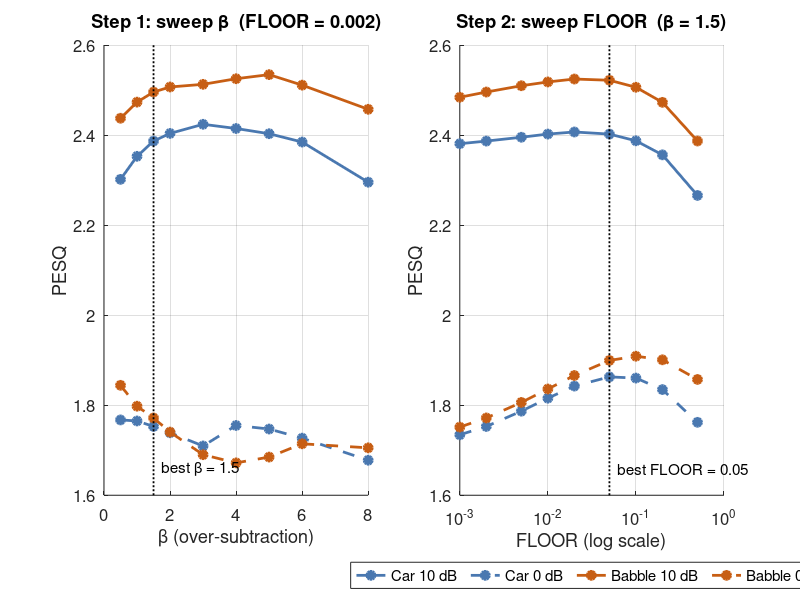
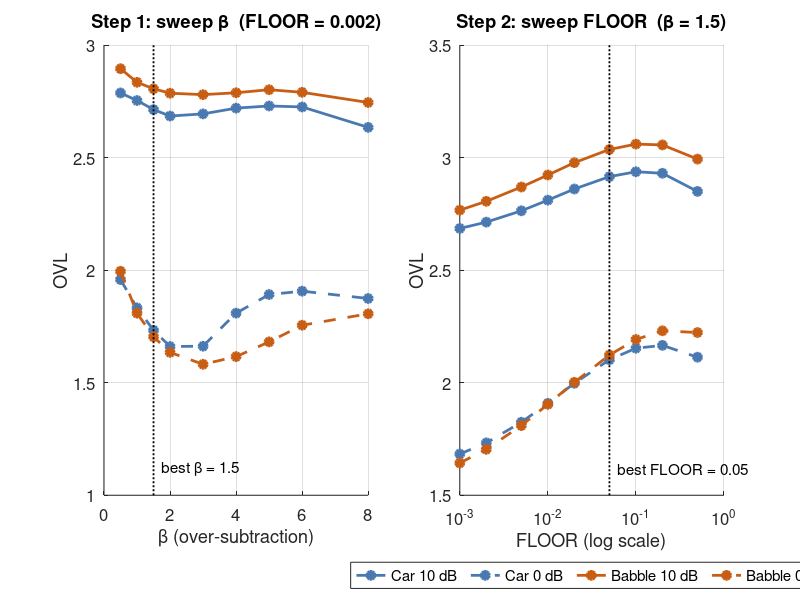
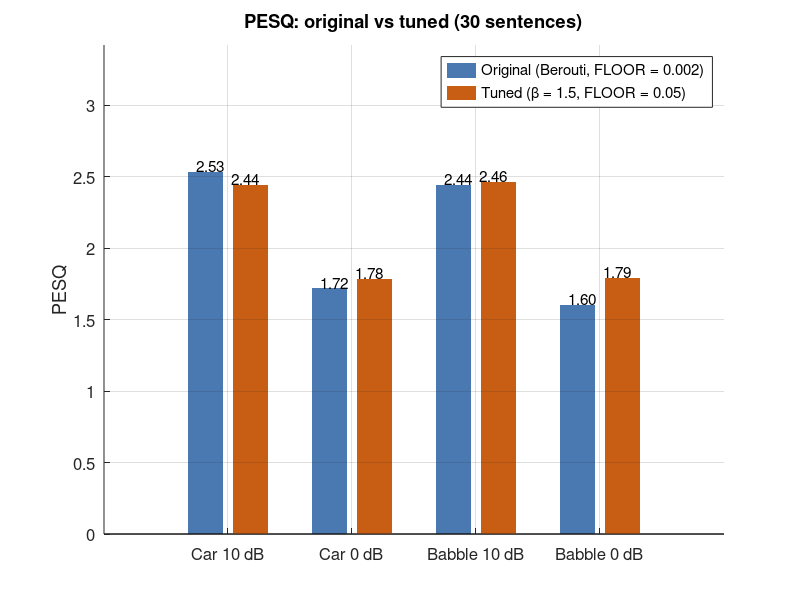
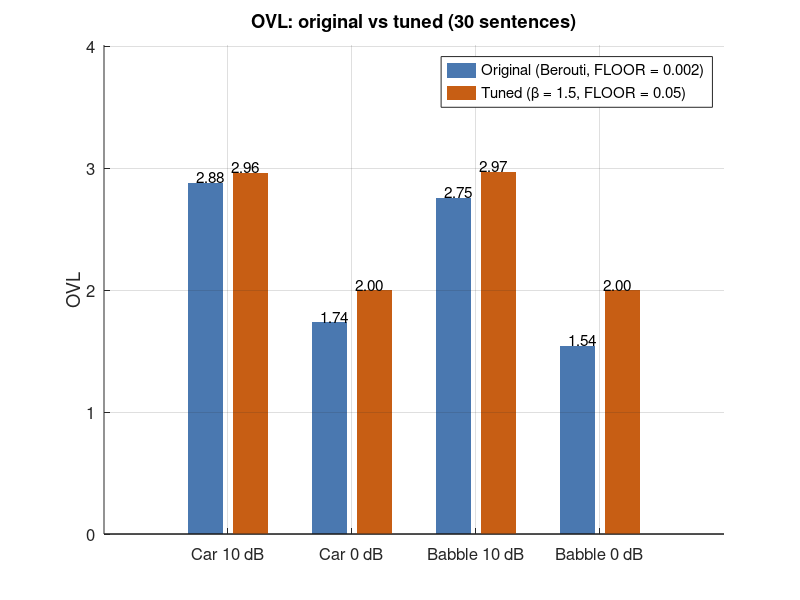

The MATLAB script that drew these images, in order:
%% make_figures.m  -  Todas las figuras de "Experiment 1: Tuning beta and FLOOR"
%
% Ejecutar desde la carpeta del proyecto (donde estan los resultados).
% Necesita:
%   tuning_ss_basic.mat    (lo crea tune_ss_basic.m)
%   results_ss_basic.mat   (lo crea final_ss_basic.m)
%   audios_ss_basic/       (lo crea final_ss_basic.m)
%
% Guarda todas las figuras en la carpeta  figures/  como PNG (300 dpi):
%   fig1_tuning_pesq.png       barrido de beta y FLOOR (PESQ)
%   fig2_tuning_ovl.png        barrido de beta y FLOOR (OVL)
%   fig3_results_pesq.png      original vs tuned (PESQ)
%   fig4_results_ovl.png       original vs tuned (OVL)
%   fig5_change_sig_bak.png    cuanto cambian SIG (voz) y BAK (ruido)
%   fig6_spectrograms_4.png    ruidosa / original / tuned / extremo
%   fig7_spectrograms_2.png    original vs tuned

clear; close all;

%% ---------------- CONFIGURACION ----------------
outDir   = 'figures';
specCond = 'babble_0dB';      % condicion de los espectrogramas (p.ej. 'car_10dB')
frase    = 'sp01';

names   = {'Car 10 dB','Car 0 dB','Babble 10 dB','Babble 0 dB'};
cBlue   = [0.29 0.47 0.69];   % original / car
cOrange = [0.78 0.37 0.08];   % tuned / babble
cGreen  = [0.23 0.56 0.36];   % SIG
cPurple = [0.48 0.37 0.65];   % BAK
measNames = {'SegSNR (dB)','PESQ','SIG','BAK','OVL'};

if ~exist(outDir,'dir'), mkdir(outDir); end
set(0,'DefaultAxesFontSize',12);

%% ================= FIG 1-2: barrido de beta y FLOOR =================
if exist('tuning_ss_basic.mat','file')
    T = load('tuning_ss_basic.mat');
    col = [cBlue; cBlue; cOrange; cOrange];   % azul = car, naranja = babble
    sty = {'-','--','-','--'};                % continua = 10 dB, discontinua = 0 dB
    fijos = ~isnan(T.betas);
    figNames = {'', 'fig1_tuning_pesq', '', '', 'fig2_tuning_ovl'};

    for m = [2 5]
        f = figure('Color','w','Position',[100 100 1150 430]);

        % --- beta ---
        subplot(1,2,1); hold on; grid on; box off
        h = zeros(1,4);
        for c = 1:4
            h(c) = plot(T.betas(fijos), squeeze(T.Rb(c,m,fijos)), sty{c}, 'Color', col(c,:), ...
                        'LineWidth', 2, 'Marker', 'o', 'MarkerSize', 6, 'MarkerFaceColor', col(c,:));
        end
        yl = ylim;
        plot([T.bestBeta T.bestBeta], yl, 'k:', 'LineWidth', 1.3); ylim(yl);
        text(T.bestBeta, yl(1)+0.06*diff(yl), sprintf('  best \\beta = %g', T.bestBeta), 'FontSize', 11);
        xlabel('\beta (over-subtraction)'); ylabel(measNames{m});
        title(sprintf('Step 1: sweep \\beta  (FLOOR = %g)', T.FLOOR_0));

        % --- FLOOR ---
        subplot(1,2,2); hold on; grid on; box off
        for c = 1:4
            plot(T.floors, squeeze(T.Rf(c,m,:)), sty{c}, 'Color', col(c,:), ...
                 'LineWidth', 2, 'Marker', 'o', 'MarkerSize', 6, 'MarkerFaceColor', col(c,:));
        end
        set(gca, 'XScale', 'log');
        yl = ylim;
        plot([T.bestFloor T.bestFloor], yl, 'k:', 'LineWidth', 1.3); ylim(yl);
        text(T.bestFloor, yl(1)+0.06*diff(yl), sprintf('  best FLOOR = %g', T.bestFloor), 'FontSize', 11);
        xlabel('FLOOR (log scale)'); ylabel(measNames{m});
        title(sprintf('Step 2: sweep FLOOR  (\\beta = %g)', T.bestBeta));
        legend(h, names, 'Location', 'southoutside', 'Orientation', 'horizontal');

        print(f, fullfile(outDir, [figNames{m} '.png']), '-dpng', '-r300');
    end
    fprintf('Fig 1-2 (tuning) hechas\n');
else
    warning('No encuentro tuning_ss_basic.mat: me salto las figuras 1-2');
end

%% ================= FIG 3-5: resultados finales =================
if exist('results_ss_basic.mat','file')
    R = load('results_ss_basic.mat');
    lblTuned = sprintf('Tuned (\\beta = %g, FLOOR = %g)', R.bestBeta, R.bestFloor);
    figNames = {'', 'fig3_results_pesq', '', '', 'fig4_results_ovl'};

    % --- Fig 3-4: original vs tuned ---
    for m = [2 5]
        Y = [R.R_orig(:,m) R.R_best(:,m)];
        f = figure('Color','w','Position',[100 100 900 450]);
        b = bar(Y, 0.8); hold on; grid on; box off
        set(b(1), 'FaceColor', cBlue,   'EdgeColor', 'none');
        set(b(2), 'FaceColor', cOrange, 'EdgeColor', 'none');
        for k = 1:2                                   % valores encima de las barras
            try, xk = b(k).XEndPoints; catch, xk = (1:4) + (k-1.5)*0.28; end   % centro de cada barra
            for i = 1:4
                text(xk(i), Y(i,k), sprintf('%.2f', Y(i,k)), 'HorizontalAlignment', 'center', ...
                     'VerticalAlignment', 'bottom', 'FontSize', 11);
            end
        end
        set(gca, 'XTick', 1:4, 'XTickLabel', names);
        ylim([0 max(Y(:))*1.35]);
        ylabel(measNames{m});
        title(sprintf('%s: original vs tuned (30 sentences)', measNames{m}));
        legend({'Original (Berouti, FLOOR = 0.002)', lblTuned}, 'Location', 'northeast');
        print(f, fullfile(outDir, [figNames{m} '.png']), '-dpng', '-r300');
    end

    % --- Fig 5: cambio de SIG (voz) y BAK (ruido de fondo) ---
    D = R.R_best(:,[3 4]) - R.R_orig(:,[3 4]);
    f = figure('Color','w','Position',[100 100 900 450]);
    b = bar(D, 0.8); hold on; grid on; box off
    set(b(1), 'FaceColor', cGreen,  'EdgeColor', 'none');
    set(b(2), 'FaceColor', cPurple, 'EdgeColor', 'none');
    for k = 1:2
        try, xk = b(k).XEndPoints; catch, xk = (1:4) + (k-1.5)*0.28; end   % centro de cada barra
        for i = 1:4
            if D(i,k) >= 0, va = 'bottom'; else, va = 'top'; end
            text(xk(i), D(i,k), sprintf('%+.2f', D(i,k)), 'HorizontalAlignment', 'center', ...
                 'VerticalAlignment', va, 'FontSize', 11);
        end
    end
    plot([0.5 4.5], [0 0], 'k-', 'LineWidth', 1);
    set(gca, 'XTick', 1:4, 'XTickLabel', names);
    ylim([min(0, min(D(:)))-0.08, max(D(:))*1.2]);
    ylabel('Change vs original');
    title('Tuned vs original: the voice improves much more than the noise');
    legend({'SIG (speech quality)', 'BAK (background noise)'}, 'Location', 'northwest');
    print(f, fullfile(outDir, 'fig5_change_sig_bak.png'), '-dpng', '-r300');
    fprintf('Fig 3-5 (resultados) hechas\n');
else
    warning('No encuentro results_ss_basic.mat: me salto las figuras 3-5');
end

%% ================= FIG 6-7: espectrogramas =================
base = fullfile('audios_ss_basic', sprintf('%s_%s_', frase, specCond));
files  = {'1_ruidosa', '2_original', '3_mejor', '4_extremo'};
titles = {'Noisy', 'Original SS', 'Tuned SS', 'Extreme (\beta = 6, FLOOR = 0.001)'};

if exist([base files{1} '.wav'], 'file')
    N = 256; H = 64; nfft = 512;                       % 32 ms, 75 % solape a 8 kHz
    w = 0.54 - 0.46*cos(2*pi*(0:N-1)'/(N-1));          % ventana de Hamming
    SP = cell(1,4);
    for i = 1:4
        [x, fs] = audioread([base files{i} '.wav']); x = x(:,1);
        nfr = floor((length(x)-N)/H) + 1;
        S = zeros(nfft/2+1, nfr);
        for k = 1:nfr
            X = fft(x((k-1)*H + (1:N)) .* w, nfft);
            S(:,k) = abs(X(1:nfft/2+1)).^2;
        end
        SP{i} = struct('S', 10*log10(S+1e-12), 't', ((0:nfr-1)*H + N/2)/fs, ...
                       'f', (0:nfft/2)*fs/nfft/1000);
    end
    top = max(SP{1}.S(:));                             % misma escala de color para todos
    cl  = [top-70, top];

    % --- Fig 6: los 4 ---
    f = figure('Color','w','Position',[100 100 1150 620]);
    for i = 1:4
        subplot(2,2,i);
        imagesc(SP{i}.t, SP{i}.f, SP{i}.S); axis xy; caxis(cl); colormap(hot);
        title(titles{i}); box off
        if i > 2, xlabel('Time (s)'); end
        if mod(i,2) == 1, ylabel('Frequency (kHz)'); end
    end
    print(f, fullfile(outDir, 'fig6_spectrograms_4.png'), '-dpng', '-r300');

    % --- Fig 7: original vs tuned ---
    f = figure('Color','w','Position',[100 100 1150 400]);
    for j = 1:2
        i = j + 1;
        subplot(1,2,j);
        imagesc(SP{i}.t, SP{i}.f, SP{i}.S); axis xy; caxis(cl); colormap(hot);
        title(titles{i}); xlabel('Time (s)'); box off
        if j == 1, ylabel('Frequency (kHz)'); end
    end
    print(f, fullfile(outDir, 'fig7_spectrograms_2.png'), '-dpng', '-r300');
    fprintf('Fig 6-7 (espectrogramas) hechas\n');
else
    warning('No encuentro %s*.wav: me salto los espectrogramas', base);
end

fprintf('\nListo. Figuras guardadas en la carpeta "%s"\n', outDir);
